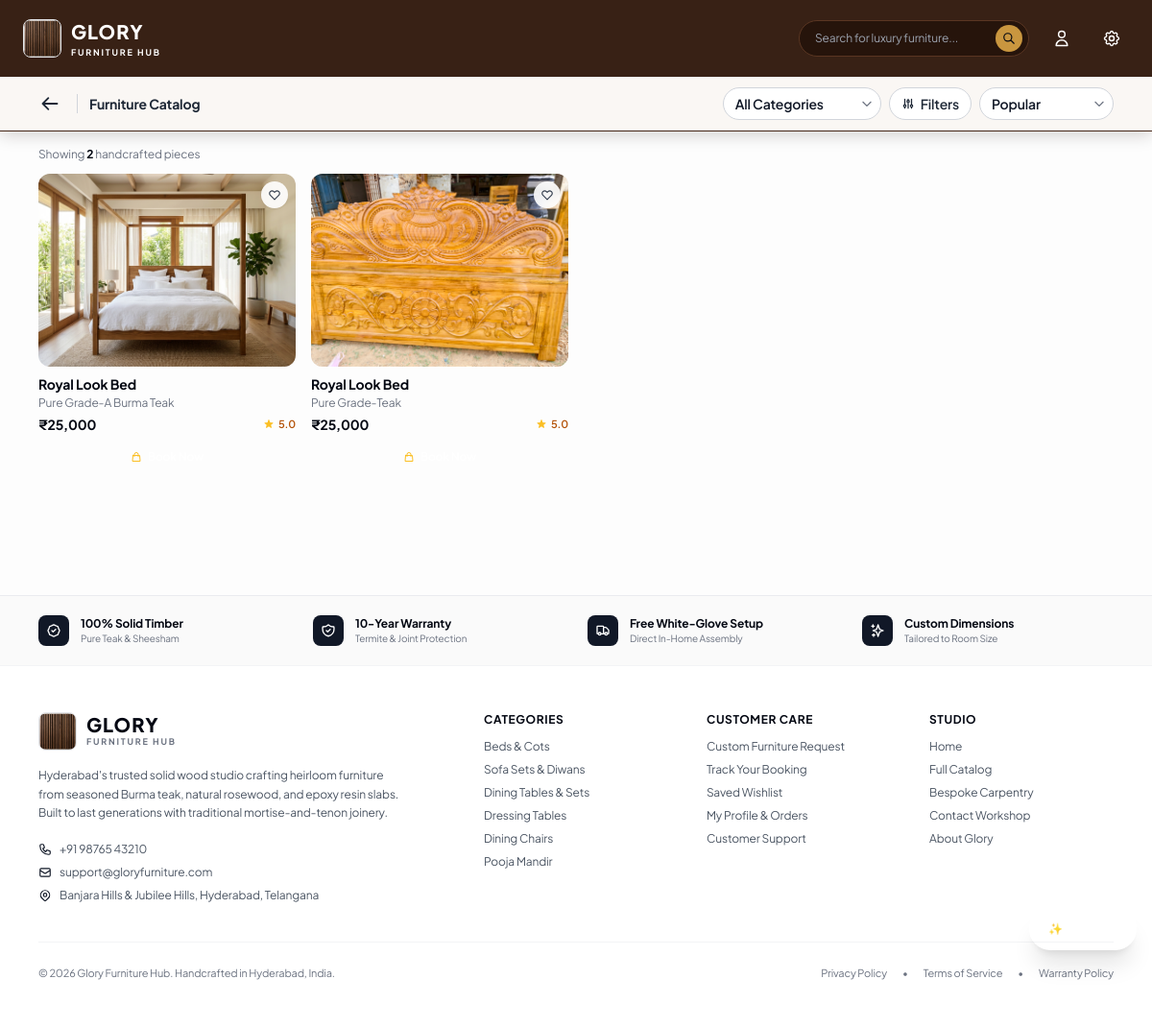
Before: /catalog/ (signed in) with the older database file.
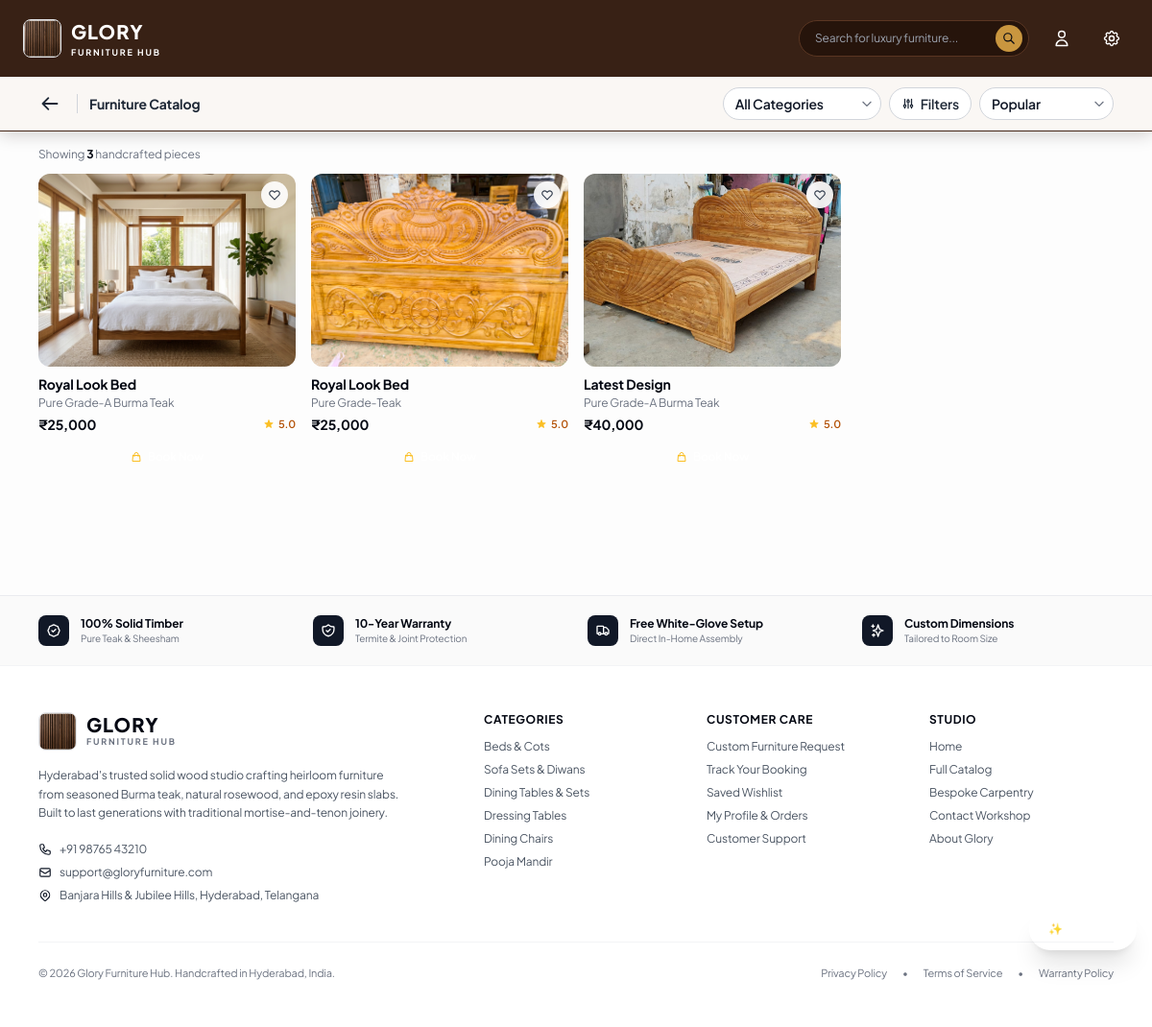
After: the same page with the newer database file.
### apps/store/models.py (models this page shows, shortened)
class Product(models.Model):
    STYLE_CHOICES = [
        ('Classic', 'Classic'),
        ('Modern Minimalist', 'Modern Minimalist'),
        ('Rustic', 'Rustic'),
        ('Traditional', 'Traditional'),
    ]
    name = models.CharField(max_length=250)
    slug = models.SlugField(max_length=250, unique=True, blank=True)
    category = models.ForeignKey(Category, on_delete=models.CASCADE, related_name='products')
    price = models.DecimalField(max_digits=12, decimal_places=2)
    in_stock = models.BooleanField(default=True)
    rating = models.DecimalField(max_digits=3, decimal_places=1, default=5.0)
    review_count = models.PositiveIntegerField(default=1)
    material = models.CharField(max_length=250, default='Solid Teak Wood')
    style = models.CharField(max_length=50, choices=STYLE_CHOICES, default='Classic')
    dimensions = models.CharField(max_length=250, default='Standard')
    lead_time = models.CharField(max_length=120, default='5 - 7 Days Delivery')
    description = models.TextField(blank=True)
    finishes = models.JSONField(default=list, blank=True)
    size_variants = models.JSONField(default=list, blank=True)
    primary_image = models.CharField(max_length=500, default='')
    secondary_images = models.JSONField(default=list, blank=True)
    featured = models.BooleanField(default=False)
    new_arrival = models.BooleanField(default=False)
    created_at = models.DateTimeField(auto_now_add=True)
    class Meta:
        ordering = ['-featured', '-created_at']
    @property
    def formatted_price(self):
        val = int(self.price)
        s = str(val)
        if len(s) <= 3:
            return f"₹{s}"
        last3 = s[-3:]
        remaining = s[:-3]
        groups = []
        while len(remaining) > 2:
            groups.insert(0, remaining[-2:])
            remaining = remaining[:-2]
        if remaining:
            groups.insert(0, remaining)
        return f"₹{','.join(groups)},{last3}"

### apps/store/views.py (the view, shortened to what this page needs)
# urls.py: path('catalog/', views.catalog_view, name='catalog'),
def catalog_view(request):
    category_param = request.GET.get('category', 'All').strip()
    style_param = request.GET.get('style', 'All').strip()
    search_query = request.GET.get('search', '').strip()
    sort_by = request.GET.get('sort', 'popular').strip()
    max_price_param = request.GET.get('max_price')
    in_stock_only = request.GET.get('in_stock', 'false').lower() == 'true'
    products = Product.objects.all()
    if style_param and style_param != 'All':
        products = products.filter(style__iexact=style_param)
    max_price_val = 250000
    if in_stock_only:
        products = products.filter(in_stock=True)
    if sort_by in ['price_asc', 'price-low']:
        products = products.order_by('price')
    elif sort_by in ['price_desc', 'price-high']:
        products = products.order_by('-price')
    elif sort_by == 'rating':
        products = products.order_by('-rating')
    else: # popular / featured
        products = products.order_by('-featured', '-rating')
    categories = Category.objects.all().order_by('order', 'name')
    styles = ['All', 'Classic', 'Modern Minimalist', 'Rustic', 'Traditional']
    context = {
        'products': products,
        'categories': categories,
        'styles': styles,
        'selected_category': category_param,
        'selected_style': style_param,
        'search_query': search_query,
        'sort_by': sort_by,
        'max_price': max_price_val,
        'in_stock_only': in_stock_only,
        'total_count': products.count(),
        'page_title': 'Furniture Catalog',
    }
    return render(request, 'store/catalog.html', context)

### templates/store/catalog.html (shortened to what this page needs)
{% extends 'base.html' %}
{% load static %}
{% block back_bar %}
<div class="w-full bg-[#FAF7F4] border-t border-b border-gray-200/80 px-4 sm:px-6 lg:px-10 py-2 sm:py-2.5 flex items-center justify-between shadow-2xs relative z-20 font-sans">
  <div class="flex items-center gap-3 flex-shrink-0">
    <button onclick="window.history.length > 1 ? window.history.back() : window.location.href='{% url 'home' %}';" class="p-1.5 -ml-1 rounded-full hover:bg-gray-200 text-gray-800 hover:text-gray-950 transition-colors active-tap flex items-center justify-center flex-shrink-0 cursor-pointer" aria-label="Go back" title="Go back">
      <svg class="w-5 h-5 stroke-[2.2]" fill="none" stroke="currentColor" viewBox="0 0 24 24"><path stroke-linecap="round" stroke-linejoin="round" stroke-width="2.2" d="M10 19l-7-7m0 0l7-7m-7 7h18"/></svg>
    </button>
    <span class="text-xs sm:text-sm font-bold text-gray-800 border-l border-gray-300 pl-3 leading-none">
      Furniture Catalog
    </span>
  </div>
  <div class="flex items-center gap-1.5 sm:gap-2 flex-shrink-0">
    <div class="relative">
      <select
        id="catalog-category-select"
        onchange="applyFilter('category', this.value)"
        class="appearance-none bg-white border border-gray-300 hover:border-gray-400 text-gray-900 text-xs sm:text-sm font-semibold rounded-full pl-3 pr-7 py-1.5 focus:outline-none focus:ring-2 focus:ring-gray-950 shadow-2xs cursor-pointer max-w-[125px] sm:max-w-[165px] truncate"
        aria-label="Filter by Category"
      >
        <option value="All" {% if selected_category == 'All' %}selected{% endif %}>All Categories</option>
      </select>
    </div>
    <div class="relative" id="filter-popover-container">
      <button
        type="button"
        onclick="toggleFilterPopover()"
        id="filter-popover-btn"
        class="inline-flex items-center gap-1.5 px-2.5 sm:px-3 py-1.5 rounded-full border text-xs sm:text-sm font-semibold transition-all cursor-pointer active-tap {% if selected_style != 'All' or max_price < 250000 or in_stock_only %}bg-gray-950 text-white border-gray-950 shadow-xs{% else %}bg-white hover:bg-gray-50 text-gray-800 border-gray-300 shadow-2xs{% endif %}"
        aria-label="Filter products"
      >
        <svg class="w-3.5 h-3.5 stroke-[2.2]" fill="none" stroke="currentColor" viewBox="0 0 24 24"><path stroke-linecap="round" stroke-linejoin="round" stroke-width="2.2" d="M12 6V4m0 2a2 2 0 100 4m0-4a2 2 0 110 4m-6 8a2 2 0 100-4m0 4a2 2 0 110-4m0 4v2m0-6V4m6 6v10m6-2a2 2 0 100-4m0 4a2 2 0 110-4m0 4v2m0-6V4"/></svg>
        <span>Filters</span>
      </button>
    </div>
    <div class="relative">
      <select
        id="catalog-sort-select"
        onchange="applyFilter('sort', this.value)"
        class="appearance-none bg-white border border-gray-300 hover:border-gray-400 text-gray-900 text-xs sm:text-sm font-semibold rounded-full pl-3 pr-7 py-1.5 focus:outline-none focus:ring-2 focus:ring-gray-950 shadow-2xs cursor-pointer max-w-[105px] sm:max-w-[140px]"
        aria-label="Sort products"
      >
        <option value="popular" {% if sort_by == 'popular' %}selected{% endif %}>Popular</option>
      </select>
    </div>
  </div>
</div>
{% endblock %}
{% block content %}
<div class="w-full px-4 sm:px-6 lg:px-10 pt-4 pb-16 font-sans">
  <div class="mb-3 flex items-center justify-between text-xs text-gray-500">
    <div>
      Showing <strong class="text-gray-950 font-bold">{{ total_count }}</strong> handcrafted pieces {% if selected_category and selected_category != 'All' %}in {{ selected_category }}{% endif %}
    </div>
  </div>
  {% if products %}
  <div class="grid grid-cols-2 sm:grid-cols-3 md:grid-cols-4 lg:grid-cols-4 xl:grid-cols-5 gap-3 sm:gap-4">
    {% for product in products %}
    <div
      onclick="window.location.href='{% url 'product_detail' pk=product.pk %}';"
      class="bg-transparent cursor-pointer group flex flex-col justify-between"
    >
      <div>
        <div class="relative aspect-[4/3] rounded-xl overflow-hidden bg-[#F2ECE4] mb-2 shadow-2xs">
          <img
            src="{{ product.primary_image }}"
            alt="{{ product.name }}"
            loading="lazy"
            class="w-full h-full object-cover group-hover:scale-105 transition-transform duration-500"
          />
          <button
            data-wishlist-id="{{ product.id }}"
            onclick="event.stopPropagation(); toggleWishlist({{ product.id }});"
            class="absolute top-2 right-2 w-7 h-7 rounded-full bg-white/90 backdrop-blur-sm flex items-center justify-center text-gray-800 shadow-sm active-tap hover:bg-white transition-all cursor-pointer"
            title="Save to Wishlist"
          >
            <svg class="w-3.5 h-3.5 {% if product.id in WISHLIST_IDS %}fill-red-600 text-red-600{% else %}text-gray-700 fill-none{% endif %}" fill="none" stroke="currentColor" viewBox="0 0 24 24"><path stroke-linecap="round" stroke-linejoin="round" stroke-width="2" d="M4.318 6.318a4.5 4.5 0 000 6.364L12 20.364l7.682-7.682a4.5 4.5 0 00-6.364-6.364L12 7.636l-1.318-1.318a4.5 4.5 0 00-6.364 0z"/></svg>
          </button>
        </div>
        <h4 class="font-sans font-bold text-xs sm:text-sm text-gray-950 line-clamp-1 group-hover:text-[#5C3D2E] transition-colors">
          {{ product.name }}
        </h4>
        <p class="text-[10px] sm:text-xs text-gray-500 line-clamp-1 mt-0.5">{{ product.material }}</p>
        <div class="flex items-center justify-between mt-1 mb-2">
          <span class="font-sans font-bold text-xs sm:text-sm text-gray-950">{{ product.formatted_price }}</span>
          <div class="flex items-center gap-1 text-[11px] text-amber-700 font-semibold">
            <span>{{ product.rating }}</span>
          </div>
        </div>
      </div>
      <button
        onclick="event.stopPropagation(); window.location.href='{% url 'booking_summary' %}?product={{ product.id }}';"
        class="w-full py-1.5 sm:py-2 bg-[#1E140F] hover:bg-black text-white text-[11px] sm:text-xs font-semibold rounded-lg active-tap flex items-center justify-center gap-1.5 shadow-2xs transition-all cursor-pointer"
      >
        <svg class="w-3 h-3 text-amber-400" fill="none" stroke="currentColor" viewBox="0 0 24 24"><path stroke-linecap="round" stroke-linejoin="round" stroke-width="2" d="M16 11V7a4 4 0 00-8 0v4M5 9h14l1 12H4L5 9z"/></svg>
        <span>Book Now</span>
      </button>
    </div>
    {% endfor %}
  </div>
  {% endif %}
</div>
{% endblock %}

Changed rows visible on the page:
added Product: primary_image (picture), name "Latest Design", material "Pure Grade-A Burma Teak", formatted_price "₹40,000", rating "5.0"
Other visible differences:
{{ total_count }}: "2" → "3"
